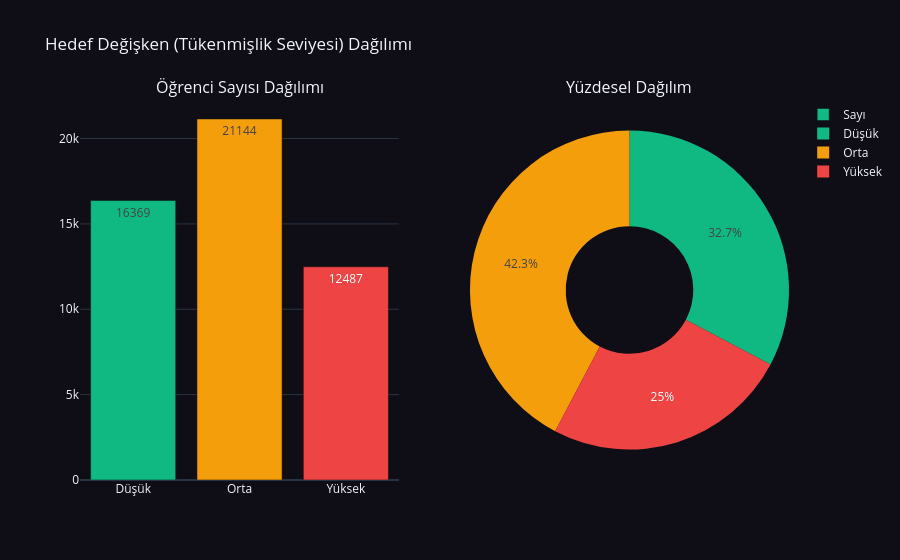

This figure's notebook cell:
### Code cell
# 2.3 Hedef Değişken Dağılımı
TARGET = 'Tükenmişlik'

# Hedef değişkeni kategorik yaparak sıralamayı (Düşük → Orta → Yüksek) sabitliyoruz
df[TARGET] = pd.Categorical(df[TARGET], categories=['Düşük', 'Orta', 'Yüksek'], ordered=True)

target_counts = df[TARGET].value_counts(sort=False).reset_index()
target_counts.columns = ['Risk Seviyesi', 'Öğrenci Sayısı']

fig = make_subplots(rows=1, cols=2, specs=[[{"type": "bar"}, {"type": "pie"}]],
                    subplot_titles=("Öğrenci Sayısı Dağılımı", "Yüzdesel Dağılım"))

colors = {'Düşük': '#10b981', 'Orta': '#f59e0b', 'Yüksek': '#ef4444'}

fig.add_trace(
    go.Bar(
        x=target_counts['Risk Seviyesi'],
        y=target_counts['Öğrenci Sayısı'],
        marker_color=[colors[r] for r in target_counts['Risk Seviyesi']],
        text=target_counts['Öğrenci Sayısı'],
        textposition='auto',
        name='Sayı'
    ),
    row=1, col=1
)

fig.add_trace(
    go.Pie(
        labels=target_counts['Risk Seviyesi'],
        values=target_counts['Öğrenci Sayısı'],
        marker=dict(colors=[colors[l] for l in target_counts['Risk Seviyesi']]),
        hole=.4,
        name='Yüzde',
        sort=False
    ),
    row=1, col=2
)

fig.update_layout(
    title_text="Hedef Değişken (Tükenmişlik Seviyesi) Dağılımı",
    template="plotly_dark",
    paper_bgcolor='#0f0e17',
    plot_bgcolor='#0f0e17',
    showlegend=True
)
fig.show()

try:
    fig.write_image(f"{FIGURES_DIR}eda_target_distribution.png", scale=2)
    print("Grafik kaydedildi: eda_target_distribution.png")
except Exception as e:
    print(f"Kaydetme başarısız: {e}")

### Figure 1 — Plotly figure (JSON) as saved in the notebook; plotly's stock layout.template omitted (floating-point values rounded to 4 significant figures)
{"data": [{"marker": {"color": ["#10b981", "#f59e0b", "#ef4444"]}, "name": "Sayı", "text": [16370.0, 21140.0, 12490.0], "textposition": "auto", "type": "bar", "x": ["Düşük", "Orta", "Yüksek"], "xaxis": "x", "y": [16369, 21144, 12487], "yaxis": "y"}, {"domain": {"x": [0.55, 1], "y": [0, 1]}, "hole": 0.4, "labels": ["Düşük", "Orta", "Yüksek"], "marker": {"colors": ["#10b981", "#f59e0b", "#ef4444"]}, "name": "Yüzde", "sort": false, "type": "pie", "values": [16369, 21144, 12487]}], "layout": {"annotations": [{"font": {"size": 16}, "showarrow": false, "text": "Öğrenci Sayısı Dağılımı", "x": 0.225, "xanchor": "center", "xref": "paper", "y": 1, "yanchor": "bottom", "yref": "paper"}, {"font": {"size": 16}, "showarrow": false, "text": "Yüzdesel Dağılım", "x": 0.775, "xanchor": "center", "xref": "paper", "y": 1, "yanchor": "bottom", "yref": "paper"}], "paper_bgcolor": "#0f0e17", "plot_bgcolor": "#0f0e17", "showlegend": true, "title": {"text": "Hedef Değişken (Tükenmişlik Seviyesi) Dağılımı"}, "xaxis": {"anchor": "y", "domain": [0, 0.45]}, "yaxis": {"anchor": "x", "domain": [0, 1]}}}
